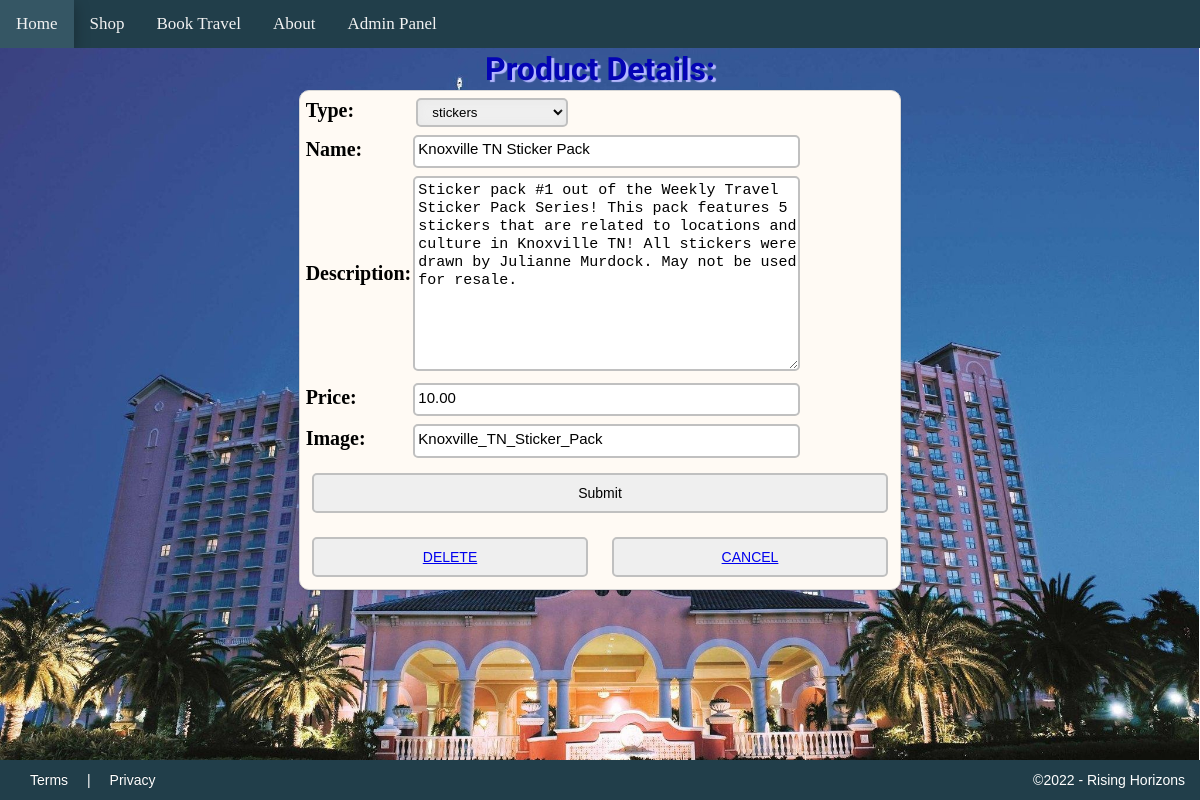
Page /1/details/ on the committed database.
### products/models.py (models this page shows, shortened)
class Product(models.Model):
    type = models.CharField(max_length=60, choices=TYPE_CHOICES)
    name = models.CharField(max_length=60, default="", blank=True, null=False)
    description = models.TextField(max_length=300, default="", blank=True)
    price = models.DecimalField(default=0.00, max_digits=10000, decimal_places=2)
    image = models.CharField(max_length=255, default="", blank=True)
    objects = models.Manager()

### products/views.py (the view)
# urls.py: path('<int:pk>/details/', views.details, name="details"),
def details(request, pk):
    pk = int(pk)
    item = get_object_or_404(Product, pk=pk)
    form = ProductForm(data=request.POST or None, instance=item)
    if request.method == 'POST':
        if form.is_valid():
            form2 = form.save(commit=False)
            form2.save()
            return redirect('admin_console')
        else:
            print(form.errors)
    else:
        return render(request, 'products/present_product.html', {'form': form})

### products/forms.py (shortened to what this page needs)
class ProductForm(ModelForm):
    class Meta:
        model = Product
        fields = '__all__'

### products/templates/products/present_product.html (shortened to what this page needs)
{% extends "base.html" %}
{% block header %}Product Details:{% endblock %}
{% block content %}
<div class="admin_panel">
    <form name="productForm" method="POST" action="../details/">
        <table>
            {{ form.as_table }}
        </table>
        <div class="frmBtn_container">
            <input type="submit">
            <div class="frmBtn_container">
                <button class="btn"><a href="../{{ form.pk }}delete/">DELETE</a></button>
                <button class="btn"><a href="{% url 'admin_console' %}">CANCEL</a></button>
            </div>
        </div>
    </form>
</div>
{% endblock%}

### templates/base.html (shortened to what this page needs)
{% load static %}
<!DOCTYPE html>
<html lang="en" class="bg_img">
    <head>
        <link rel="stylesheet" type="text/css" href="{% static 'css/layout.css' %}">
    </head>
    <body>
        <div class="page_container">
            {% include "navbar.html" %}
            <header class="header-title">
                <h1>{% block header %}{% endblock %}</h1>
            </header>
            {% block content %}{% endblock %}
        </div>
        {% include "footer.html" %}
    </body>
</html>

### templates/navbar.html
<ul class="topnav">
            <li><a href="#">Home</a></li>
            <li><a href="#">Shop</a></li>
            <li><a href="#">Book Travel</a></li>
            <li><a href="#">About</a></li>
            <li><a href="{% url 'admin_console' %}">Admin Panel</a></li>
        </ul>

### templates/footer.html
<section id="block-footer">
        <p id="footer-right"><a href="">Terms</a> | <a href="">Privacy</a></p>
        <p id="footer-left">&copy;2022 - Rising Horizons</p>
</section>

### assets/css/layout.css (style rules this page uses)
* { margin: 0; }
html { background-color: lightblue; }
body { position: relative; overflow: hidden; }
html, body { height: 100%; margin: 0; padding: 0; }
p { padding: 2px 16px; font-size: 15px; font-family: 'Lato', Georgia, sans-serif; color: #666666; }
h1 { color: #0404B4; font-family: 'Lobster'; text-shadow: 3px 2px 1px rgba(181, 184, 255, 1); margin:0 auto; }
ul.topnav { list-style-type: none; margin: 0; padding: 0; overflow: hidden; background-color: #213e4a; }
ul.topnav li { float: left; }
ul.topnav li a { display: inline-block; color: #f2f2f2; text-align: center; padding: 14px 16px; text-decoration: none; transition: 0.3s; font-size: 17px; -webkit-transition-duration: 0.4s; transition-duration: 0.4s; cursor: pointer; }
.header-title { padding: 2px 16px; text-align: center; }
.admin_panel { margin: 0 auto; width: 50%; height: 80%; background-color: #fffaf4; border: 1px solid #d6d6d6; box-shadow: 0 1px 2px rgba(0,0,0,0.15); transition: all 0.3s ease-in-out; border-radius: 10px; transition: 0.3s; }
.frmBtn_container { display: flex; flex-wrap: wrap; align-items: center; width: 100%; }
.btn { flex-grow: 2; justify-content: center; text-align: center; display: inline-block; width: 150px; margin: 2% 2% 2% 2%; color: black; padding: 10px 0px; text-decoration: none; font-size: 14px; -webkit-transition-duration: 0.4s; transition-duration: 0.4s; cursor: pointer; border: 2px solid silver; border-radius: 5px; }
input[type="submit"] { flex-grow: 1; width: 10%; justify-content: center; text-align: center; display: inline-block; margin: 2% 2% 2% 2%; color: black; padding: 9px 0px 9px 0px; text-decoration: none; font-size: 14px; -webkit-transition-duration: 0.4s; transition-duration: 0.4s; cursor: pointer; border: 2px solid silver; border-radius: 5px; }
select { padding: 4px 10px; width: 40%; display: inline-block; margin: 1% 0% 0 1%; border: 2px solid silver; border-radius: 5px; box-shadow: 0 0 10px #E8E8E8 inset; }
input, textarea { width: 100%; margin: 1% 0 0 0; padding: 1% 0 2% 1%; line-height: 18px; font-size: 15px; border-radius: 5px; border: 2px solid silver; }
label { display: inline-block; width: 95%; text-align: left; margin: 1% 0 0 0; color: black; line-height: 18px; font-size: 20px; }
#block-footer { clear: both; display: flex; width: 100%; -moz-box-sizing: border-box; margin: 0 auto; background-color: #213e4a; position: absolute; bottom: 0; height: 40px; }
#block-footer a, #block-footer p { flex: 1; color: white; padding: 15px 15px; font-size: 14px; line-height: 10px; font-family:'PT Sans', Arial, Helvetica, sans-serif; }
#footer-left { width: 40%; text-align: right; }
#block-footer { float:left; clear:both; width:100%; }
#block-footer a { color: white; text-shadow: 0 -1px 0 rgba(0, 0, 0, 0.25); text-decoration: none; outline: medium none; }
.bg_img { background-color: lightblue; background-image: url('/static/images/hotel_img3.jpg'); background-size: cover; background-attachment:fixed; background-position: center; position: relative; -webkit-background-size: cover; -moz-background-size: cover; -o-background-size: cover; background-size: cover; }

### rows in the picture
Product: type "stickers", name "Knoxville TN Sticker Pack", description "Sticker pack #1 out of the Weekly Travel Sticker Pack Series! This pack features 5 stickers that are related to locations and culture in Knoxville TN! All stickers were drawn by Julianne Murdock. May not be used for resale.", price "10.00", image "Knoxville_TN_Sticker_Pack"
